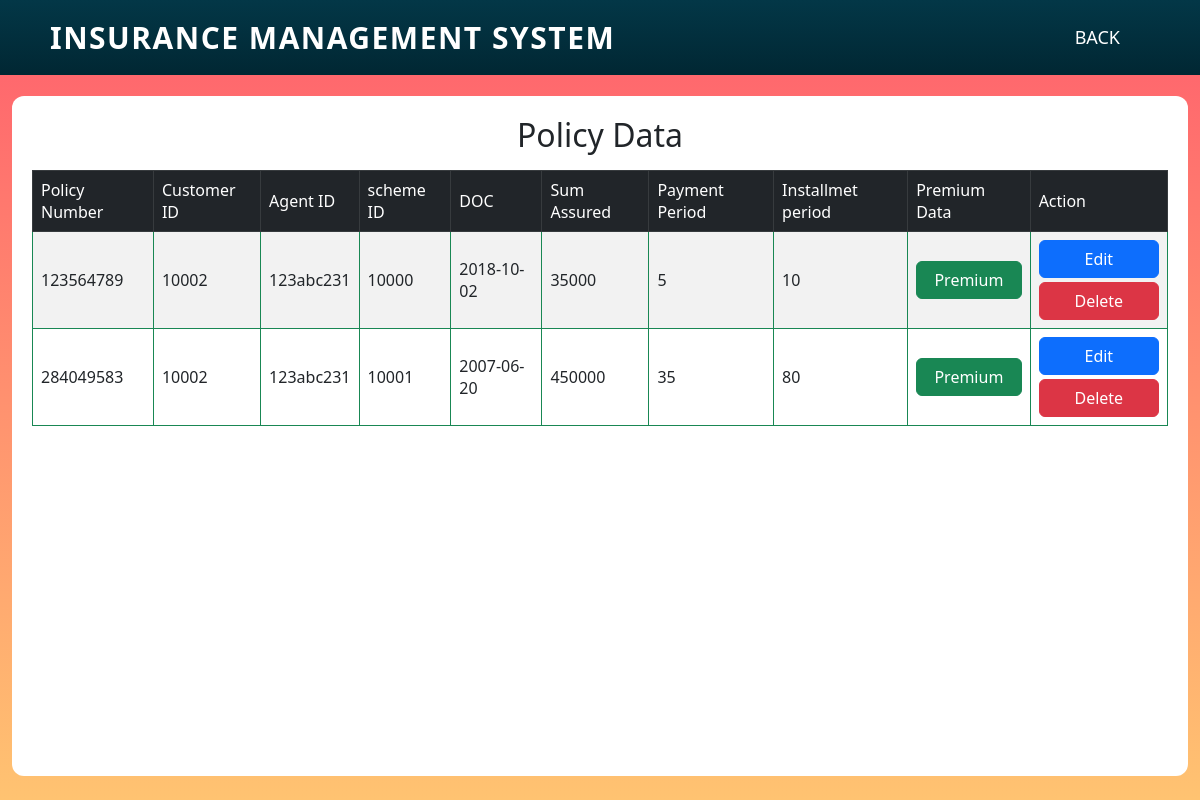
The page /policy/modified.php (signed in) on the database as committed earlier.
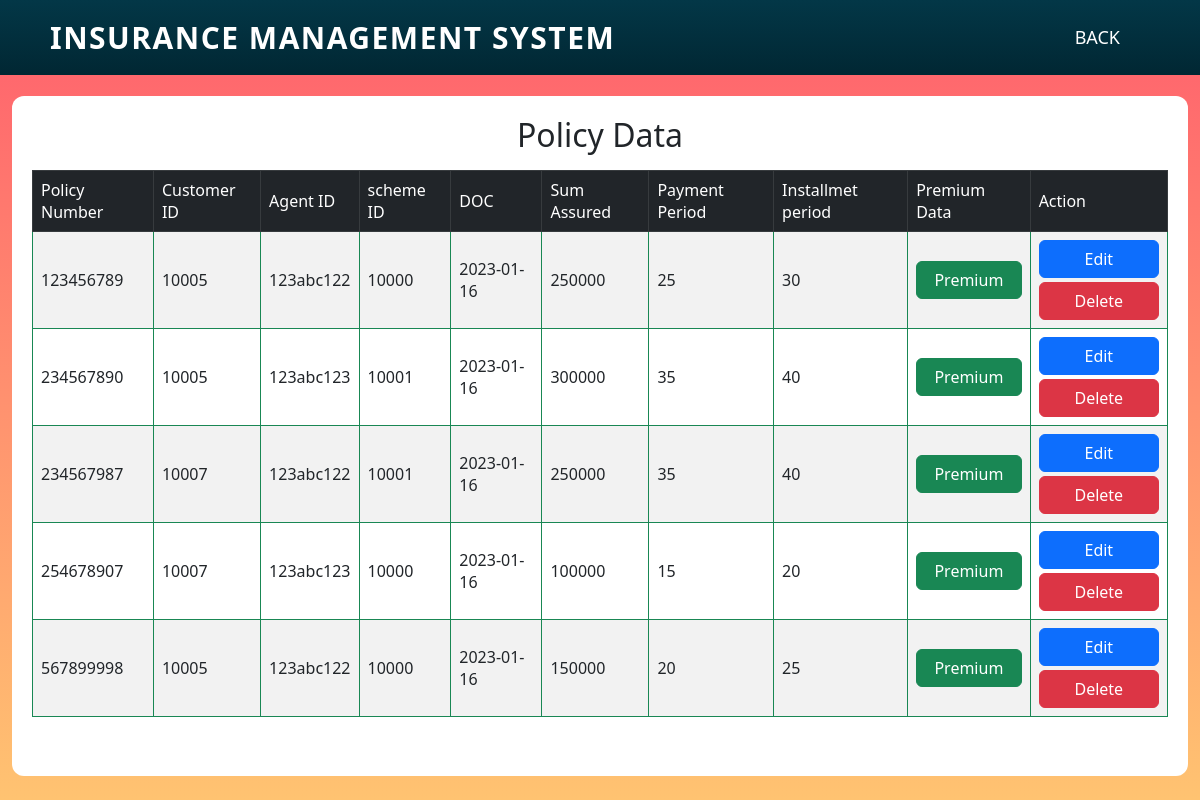
The same page on the database as committed later.
### tables this page shows
CREATE TABLE `policydata` (
  `policyNo` int(15) NOT NULL,
  `customerID` bigint(10) NOT NULL,
  `agentID` varchar(10) NOT NULL,
  `schemeID` int(20) NOT NULL,
  `DOC` date DEFAULT NULL,
  `Sum_Assured` int(10) NOT NULL,
  `Pay_Period` int(2) NOT NULL,
  `Ins_Period` int(2) NOT NULL
);

### policy/modified.php (the view, shortened to what this page needs)
<?php
require "../connection.php";
if(isset($_SESSION['agentID'])){
	$aid=$_SESSION['agentID'];
	$sql = "select * from policydata where agentID='$aid'";
}else{
	$sql = "select * from policydata";
}
$result = mysqli_query($conn,$sql);
?>
<html>
	<head>
			<link rel="stylesheet" href="../css/bootstrap.css">
	    <link rel="stylesheet" href="../style/login.css">
	</head>
    <body>
	<nav>
            <div class="logo">
            <p>Insurance Management System</p>
            </div>
            <ul>
                <li><a href="../index.php">Back</a></li>
            </ul>
        </nav>
		<div class="container-fluid" style="padding-top: 12vh;">
	<div class="login" style="width:100%; height:85%; overflow-y: scroll;">
		<h2 class="text-center mb-3">Policy Data</h2>
	   <table class="table table-bordered border-success table-striped table-hover align-middle">
	   <thead class="table-dark align-middle">
            <tr>
                <td>Policy Number</td>
                <td>Customer ID</td>
                <td>Agent ID</td>
                <td>scheme ID</td>
                <td>DOC</td>
                <td>Sum Assured</td>
                <td>Payment Period</td>
                <td>Installmet period</td>
				<td>Premium Data</td>
                <td>Action</td>
            </tr>
			<tbody>
	<?php
		while($row = mysqli_fetch_object($result)){
	?>
			<tr>
				<td>
					<?php echo $row->policyNo;?>
				</td>
				<td>
					<?php echo $row->customerID;?>
				</td>
				<td>
					<?php echo $row->agentID;?>
				</td>
				<td>
					<?php echo $row->schemeID;?>
				</td>
				<td>
					<?php echo $row->DOC;?>
				</td>
				<td>
					<?php echo $row->Sum_Assured;?>
				</td>
				<td>
					<?php echo $row->Pay_Period;?>
				</td>
				<td>
					<?php echo $row->Ins_Period;?>
				</td>
				<td>
					<a class="btn btn-success w-100" href="../premium/modified.php?polno=<?php echo $row->policyNo;?>">Premium</a>
				</td>
				<?php if(isset($_SESSION['admin'])) { ?>
				<td><a class="btn btn-primary w-100 mb-1" href="update.php?editpol=<?php echo $row->policyNo;?>">Edit</a>
				<a class="btn btn-danger w-100" href="modified.php?delpol=<?php echo $row->policyNo;?>" onclick="return confirm('Are You Sure')">Delete</a></td>
				<?php } ?>
			</tr>
		<?php } ?>
		</tbody>
        </table>
    </body>
</html>

### style/login.css (style rules this page uses)
* { margin: 0; padding: 0; box-sizing: border-box; }
nav { width: 100%; height: 75px; line-height: 75px; position: absolute; padding: 0 50px; background-image: linear-gradient(#033747,#012733); }
nav .logo p { font-size: 30px; font-weight: bold; float: left; color: white; text-transform: uppercase; letter-spacing: 1.5px; cursor: pointer; }
nav ul { float: right; }
nav li { display: inline-block; list-style: none; }
nav li a { font-size: 18px; text-transform: uppercase; padding: 0 30px; color: white; text-decoration: none; }
body { height: 100vh; background: -webkit-linear-gradient(#ff5f6d,#ffc371); }
.login { width: 360px; height: min-content; padding: 20px; border-radius: 12px; background: #fff; }

Rows that differ between the two databases and show on the page:
removed policydata: policyNo "123564789", customerID "10002", agentID "123abc231", schemeID "10000", DOC "2018-10-02", Sum_Assured "35000", Pay_Period "5", Ins_Period "10"
removed policydata: policyNo "284049583", customerID "10002", agentID "123abc231", schemeID "10001", DOC "2007-06-20", Sum_Assured "450000", Pay_Period "35", Ins_Period "80"
added policydata: policyNo "123456789", customerID "10005", agentID "123abc122", schemeID "10000", DOC "2023-01-16", Sum_Assured "250000", Pay_Period "25", Ins_Period "30"
added policydata: policyNo "234567890", customerID "10005", agentID "123abc123", schemeID "10001", DOC "2023-01-16", Sum_Assured "300000", Pay_Period "35", Ins_Period "40"
added policydata: policyNo "234567987", customerID "10007", agentID "123abc122", schemeID "10001", DOC "2023-01-16", Sum_Assured "250000", Pay_Period "35", Ins_Period "40"
added policydata: policyNo "254678907", customerID "10007", agentID "123abc123", schemeID "10000", DOC "2023-01-16", Sum_Assured "100000", Pay_Period "15", Ins_Period "20"
added policydata: policyNo "567899998", customerID "10005", agentID "123abc122", schemeID "10000", DOC "2023-01-16", Sum_Assured "150000", Pay_Period "20", Ins_Period "25"
